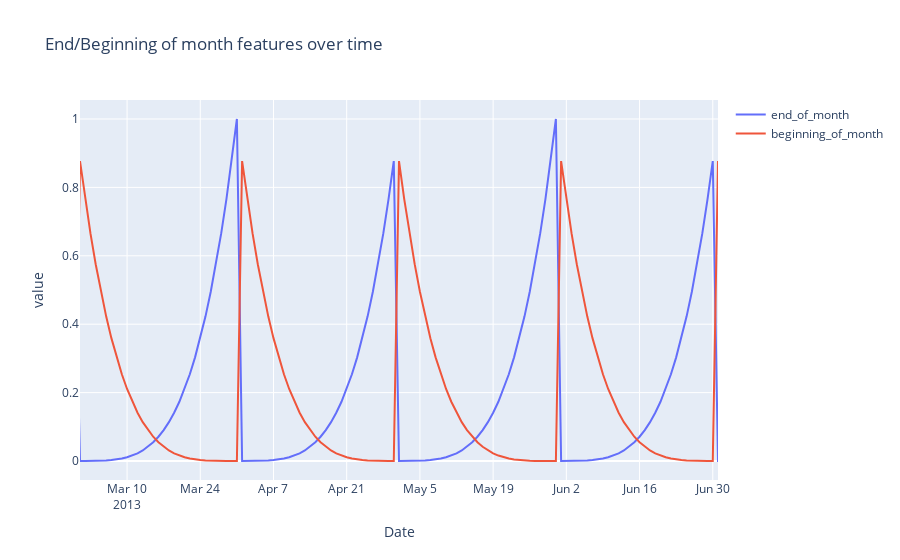

Here is the notebook cell this chart was saved with:
### Markdown cell above
**Visualization of beginning/end of month features**

### Code cell
month_features = train.groupby(by='Date').agg({'end_of_month': 'first', 'beginning_of_month': 'first'}).reset_index()

fig = go.Figure()
fig.add_trace(go.Scatter(x=month_features['Date'], y=month_features['end_of_month'],
                    mode='lines',
                    name='end_of_month'))

fig.add_trace(go.Scatter(x=month_features['Date'], y=month_features['beginning_of_month'],
                    mode='lines',
                    name='beginning_of_month'))

fig.update_layout(title='End/Beginning of month features over time',
                   xaxis_title='Date',
                   yaxis_title='value',
                   xaxis_range=[datetime(2013, 3, 1),
                               datetime(2013, 7, 1)])
fig.show()

### Figure 1 — Plotly figure (JSON) as saved in the notebook; plotly's stock layout.template omitted (floating-point values rounded to 4 significant figures; data arrays with more than 128 entries replaced by an {"elided": "..."} marker saying what was removed)
{"data": [{"mode": "lines", "name": "end_of_month", "type": "scatter", "x": {"elided": "577 str values"}, "y": {"elided": "577 float values"}}, {"mode": "lines", "name": "beginning_of_month", "type": "scatter", "x": {"elided": "577 str values"}, "y": {"elided": "577 float values"}}], "layout": {"title": {"text": "End/Beginning of month features over time"}, "xaxis": {"range": ["2013-03-01T00:00:00", "2013-07-01T00:00:00"], "title": {"text": "Date"}}, "yaxis": {"title": {"text": "value"}}}}
